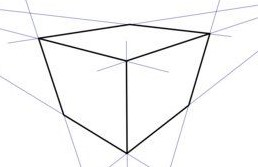
#> input picture 8.jpg, 258 x 167 px, found by its file name
$ jupyter execute notebook.ipynb   (shell and % lines are left out)
#> lines starting #> are read from the running program, lines starting #| are printed output that depends on the picture; after the words box and inside, x2 and y2 are one past the last pixel; in counts of white or black regions, pixels touching at a corner belong together
[cell 1]
from matplotlib.lines import Line2D
from sklearn.cluster import KMeans
from matplotlib.patches import Arc
import matplotlib.pyplot as plt
import numpy as np
import cv2
import math

[cell 2]
np.set_printoptions(suppress=True)

[cell 3]
def pre_processing(path):

    '''
        pre_processing:

                Param  :
                    path : Path for the image to processed.

                Return :
                    edge_image : NumpyArray that stores the grayscale values of
                                 Input image.
    '''
#> called with path = '/work/cubes/8.jpg'

    image = cv2.imread(path)
#> image is the input picture: shape (167, 258, 3); mean B, G, R 246.4, 246.3, 246.3

    image = cv2.bitwise_not(image)
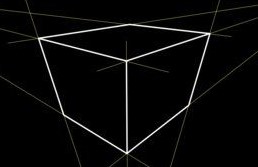
#> image: shape (167, 258, 3); mean B, G, R 8.6, 8.7, 8.7

    gray = cv2.cvtColor(image,cv2.COLOR_BGR2GRAY)

    # print("Gray:",gray,"\n")
    # plt.imshow(gray,cmap='gray')
    # plt.show()

    blur = cv2.GaussianBlur(gray,(5,5),0)
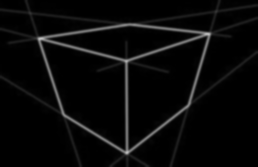
#> blur: shape (167, 258); min 0, max 189, mean 8.7

    # print("blur:",blur,"\n")
    # plt.imshow(blur,cmap='gray')
    # plt.show()

    ret,thresh = cv2.threshold(blur,50,255,cv2.THRESH_BINARY)
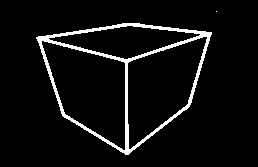
#> thresh: shape (167, 258); 5.7% white; 2 white regions (1 under 20 px), largest, box (x1, y1, x2, y2) and area: (36, 23, 212, 155) 2442
    # thresh = cv2.adaptiveThreshold(blur,255,cv2.ADAPTIVE_THRESH_MEAN_C,
    #         cv2.THRESH_BINARY,13,1)


    return thresh

[cell 4]
def filter_threshold(indexes,filter_indexes,filt_rho = 20,filt_theta= 0.2):

    '''
        Filter_threshold:

            Param:
                indexes :  The raw [rho,theta] values with duplicates for same line.
                filter_indexes : A list to store indexes of unique lines.
                filt_rho : acceptable rho ranges to group lines.
                filt_theta  : acceptable theta ranges to group lines.

            Return :
                filter_indexes : Dataset that stores filtered(duplicate values)
                                 (rho,theta) values.
    '''
    a = 0

    rho = indexes[a][0]
    theta = indexes[a][1]
    unfilt_indexes = []
    unfilt_values = []

    for j in range(len(indexes)):


        if rho<0:
            rho *= -1
            theta -= np.pi

        curr_rho = indexes[j][0]
        curr_theta = indexes[j][1]

        if curr_rho<0:
            curr_rho *= -1
            curr_theta -= np.pi

        if a == j:
            pass
        elif ( 0 <= abs(curr_rho-rho) <filt_rho) and (0<= abs(curr_theta-theta)<filt_theta):

            pass

        else:
            unfilt_indexes.append([curr_rho,curr_theta])

    filter_indexes.append([rho,theta])

    if len(unfilt_indexes)>0:
        x = filter_threshold(unfilt_indexes,filter_indexes)

    return filter_indexes

[cell 5]
def calc_coord(datas):

    '''
        calc_coord :

            Param:
                datas: [rho,theta] values (preferably after filtering)

            Return:
                co_ord : List with lines stored as two point form in format
                        (x1,y1,x2,y2)
    '''

    co_ord = []

    for rho,theta in datas:
        a = np.cos(theta)
        b = np.sin(theta)
        x = rho*a
        y = rho*b
        x1 = int(x+1000*(-b))
        y1 = int(y+1000*(a))
        x2 = int(x-1000*(-b))
        y2 = int(y-1000*(a))
        co_ord.append([x1,y1,x2,y2])

    return co_ord

[cell 6]
def plot_line(path,datas,mode = 1):

    '''
        plot_line :

            Param:
                path  : Image to plot lines on
                datas : Dataset  with line stored in two point form (x1,y1,x2,y2)
                mode  : 1) For plotting line on image mode = 1(default)
                        2) for plotting line without image mode =2

            Return :
                plot image

    '''

    Image = cv2.imread(path)

    if mode == 1:

        for i in range(len(datas)):

            x1,y1,x2,y2 = datas[i]
            cv2.line(Image,(x1,y1),(x2,y2),(0,0,255),2)

        plt.imshow(Image)
        # plt.gca().invert_yaxis()
        plt.show()

    elif mode == 2:

        for i in range(len(datas)):
            plt.gca().invert_yaxis()
            plt.plot([datas[i][0],datas[i][2]],[datas[i][1],datas[i][3]],'-g')

    else:

        print("Mode : \n 1) Pot line with Image \n 2) Plot line without image")

[cell 7]
# [24 lines left out: function slope_angle, not called in this run]

[cell 8]
# [25 lines left out: function filter_hv, not called in this run]

[cell 9]
def calc_coeff(datas):

    '''
        calc_coeff:

            Param:
                datas: Dataset of lines in (x1,y1,x2,y2) format.(Filtered).

            Return:
                coeff: Return a,b,c coefficients of each pair of lines.
                        [[a1,b1,c1],[a2,b2,c2]].
    '''

    coeff = np.zeros((len(datas),len(datas)),dtype= object)

    for i in range(len(datas)):
        for j in range(i+1,len(datas)):

            x1,y1,x2,y2 = datas[i]
            x3,y3,x4,y4 = datas[j]
            a1,a2 = y2-y1 , y4-y3
            b1,b2 = x1-x2 , x3-x4
            c1,c2 = y1*x2 - x1*y2 , y3*x4 - x3*y4

            coeff[i][j] = ([a1,b1,c1],[a2,b2,c2])

    return coeff

[cell 10]
def intersection(datas):

    '''
        intersection:

            Param:
                datas: Dataset with coefficients of line.

            Return:
                inter: Dataset with intersection points for each pair of lines.
    '''

    inter = np.zeros_like(datas,dtype=object)

    for i in range(len(datas)):
        for j in range(i+1,len(datas)):

            a1,b1,c1 = datas[i][j][0]
            a2,b2,c2 = datas[i][j][1]

            x = np.divide((b1*c2)-(b2*c1),(a1*b2)-(a2*b1))
            y = np.divide((a2*c1)-(a1*c2),(a1*b2)-(a2*b1))

            inter[i][j] = (x,y)

    return inter

[cell 11]
# [30 lines left out: function clustering, not called in this run]

[cell 12]
# [20 lines left out: function angle_by_slope, not called in this run]

[cell 13]
# [23 lines left out: function convert_angle, not called in this run]

[cell 14]
# [8 lines of commented-out code are left out]

[cell 15]
# def plot_arc(angle_360,valid,inter,x_val,y_val):

#     '''
#         Plot_arc:
#             param:

#                 angle_360 : Angles in the range (0,2𝜋).
#                 valid : Co-ordinates for lines after filtering.
#                 inter: Intersection points for the center of arc.
#                 axes_val : Axes lim for plotting.

#             Return:
#                     Plot the graph.
#                     0
#     '''
#     fig, ax = plt.subplots()

#     # For debugging
#     # angle_plot = []
#     # outer_angle = []


#     for i in range(len(angle_360)):
#         for j in range(i+1,len(angle_360)):

#             # Getting indexes for the two lines
#             line1,line2 = i,j

#             # Theta1 is the smaller angle and theta2 is the larger angle.
#             theta1 = min(angle_360[i],angle_360[j])
#             theta2 = max(angle_360[i],angle_360[j])

#             # Converting theta in range (0,2pi) to (-180,180).
#             if theta2>180:
#                 theta2 = theta2 -  180

#             # Calculating the inner angle of intersection.
#             angle = (theta2-theta1)

#             # Converting obtuse angles to acute angles.
#             if angle>90:
#                 angle = 180-angle
#             elif angle<0:
#                 angle = 180+angle

#             x1,y1,x2,y2 = valid[line1]
#             x3,y3,x4,y4 = valid[line2]

#             # Creating arc object
#             angle_p = Arc((inter[line1][line2]),50,50,0, theta1+theta2,theta2+theta2, color='green', label = str(angle)+u"\u00b0")

#             # For debugging
#             # outer_angle.append(theta2-theta1)
#             # angle_plot.append(angle_p)

#             # Storing respective lines into line object for plotting.
#             linea = Line2D([x1,x2], [y1,y2], linewidth=1, linestyle = "-", color="green")
#             lineb = Line2D([x3,x4], [y3,y4], linewidth=1, linestyle = "-", color="red")

#             # Angle text function returns angle angle value and intersection point.
#             angle_text = get_angle_text(angle_p,line1,line2)

#             # Axes to plot lines
#             ax.add_line(linea)
#             ax.add_line(lineb)
#             ax.add_patch(angle_p)
#             ax.text(*angle_text)

#     # Declaring range for the ordinate and abcissa.`
#     ax.set_xlim(x_val[0],x_val[1])
#     ax.set_ylim(y_val[0],y_val[1])

#     # For inverting the y-axis
#     ax.set_ylim(ax.get_ylim()[::-1])

#     return 0

[cell 16]
path = "/work/cubes/8.jpg"

thresh = pre_processing(path)

canny = cv2.Canny(thresh,100,200)
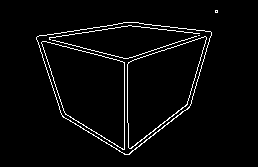
#> canny: shape (167, 258); 3.4% white in thin lines or dots, all inside (x1, y1, x2, y2) = (36, 10, 218, 155)
plt.imshow(canny,cmap='gray')
plt.show()

[cell 17]
hough_threshold = 60
lines = cv2.HoughLines(canny,1,(np.pi/180),hough_threshold)
#> lines = 17 rows, first 8: [124, 0], [45, 1.41], [200, 0.908], [26, 1.82], [197, 0.908], [-23, 2.83], [-26, 2.83], [196, 0.925]

lines = lines.squeeze()

plot_line(path,calc_coord(lines),1)
#> the loop in calc_coord, `for rho,theta in datas:` made 17 passes
#> (rho, theta, a, b, x, y, x1, y1) on passes 1 to 12: (124, 0, 1, 0, 124, 0, 124, 1000), (45, 1.41, 0.156, 0.988, 7.04, 44.45, -980, 200), (200, 0.908, 0.616, 0.788, 123.1, 157.6, -664, 773), (26, 1.82, -0.242, 0.97, -6.29, 25.23, -976, -216), (197, 0.908, 0.616, 0.788, 121.3, 155.2, -666, 770), (-23, 2.83, -0.951, 0.309, 21.87, -7.11, -287, -958), (-26, 2.83, -0.951, 0.309, 24.73, -8.03, -284, -959), (196, 0.925, 0.602, 0.799, 118, 156.5, -680, 758), (40, 1.43, 0.139, 0.99, 5.57, 39.61, -984, 178), (9, 1.69, -0.122, 0.993, -1.1, 8.93, -993, -112), (29, 1.82, -0.242, 0.97, -7.02, 28.14, -977, -213), (127, 0, 1, 0, 127, 0, 127, 1000)
#> after the loop in calc_coord, `for rho,theta in datas:`: co_ord = 17 items, first 6: [124, 1000, 124, -1000], [-980, 200, 994, -111], [-664, 773, 911, -458], [-976, -216, 964, 267], [-666, 770, 909, -460], [-287, -958, 330, 943]
#> the loop in plot_line, `for i in range(len(datas)): ` made 17 passes
#> (x1, y1, x2, y2) on passes 1 to 12: (124, 1000, 124, -1000), (-980, 200, 994, -111), (-664, 773, 911, -458), (-976, -216, 964, 267), (-666, 770, 909, -460), (-287, -958, 330, 943), (-284, -959, 333, 943), (-680, 758, 916, -445), (-984, 178, 995, -99), (-993, -112, 991, 130), (-977, -213, 963, 270), (127, 1000, 127, -1000)
#> after the loop in plot_line, `for i in range(len(datas)):`:
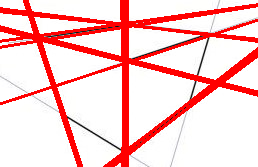
#> Image: shape (167, 258, 3); 18.6% of pixels changed, all inside (x1, y1, x2, y2) = (0, 0, 258, 167)

[cell 18]
filtered_indexes = []
filtered_indexes = filter_threshold(lines,filtered_indexes,40,0.3)
#> in filter_threshold, `rho = indexes[a][0]`: rho = 124
#> in filter_threshold, `theta = indexes[a][1]`: theta = 0
#> the loop in filter_threshold, `for j in range(len(indexes)):  ` made 17 passes
#> (curr_rho, curr_theta) on passes 1 to 12: (124, 0), (45, 1.41), (200, 0.908), (26, 1.82), (197, 0.908), (23, -0.314), (26, -0.314), (196, 0.925), (40, 1.43), (9, 1.69), (29, 1.82), (127, 0)
#> after the loop in filter_threshold, `for j in range(len(indexes)):`: rho = 124; theta = 0; unfilt_indexes = [[45, 1.41], [200, 0.908], [26, 1.82], [197, 0.908], [23, -0.314], [26, -0.314], [196, 0.925], [40, 1.43], [9, 1.69], [29, 1.82], [199, 0.925], [12, 1.68], [98, 1.26]]
#> the loop in filter_threshold (call 2), `for j in range(len(indexes)):  ` made 13 passes
#> filtered_indexes = [[124, 0], [45, 1.41], [200, 0.908], [26, 1.82], [23, -0.314], [98, 1.26]]

co_ord = calc_coord(filtered_indexes)
#> the loop in calc_coord (call 2), `for rho,theta in datas:` made 6 passes
#> (rho, theta, a, b, x, y, x1, y1) on passes 1 to 6: (124, 0, 1, 0, 124, 0, 124, 1000), (45, 1.41, 0.156, 0.988, 7.04, 44.45, -980, 200), (200, 0.908, 0.616, 0.788, 123.1, 157.6, -664, 773), (26, 1.82, -0.242, 0.97, -6.29, 25.23, -976, -216), (23, -0.314, 0.951, -0.309, 21.87, -7.11, 330, 943), (98, 1.26, 0.309, 0.951, 30.28, 93.2, -920, 402)
#> co_ord = [[124, 1000, 124, -1000], [-980, 200, 994, -111], [-664, 773, 911, -458], [-976, -216, 964, 267], [330, 943, -287, -958], [-920, 402, 981, -215]]
print(len(co_ord))
#| 6

plot_line(path,co_ord,1)
#> call 2 of plot_line, with path = '/work/cubes/8.jpg', mode = 1
#> the loop in plot_line (call 2), `for i in range(len(datas)): ` made 6 passes
#> after the loop in plot_line (call 2), `for i in range(len(datas)):`:
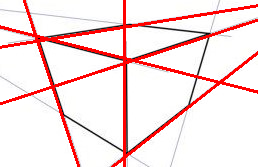
#> Image: shape (167, 258, 3); 8.88% of pixels changed, all inside (x1, y1, x2, y2) = (0, 0, 258, 167)

[cell 19]
plot_line(path,co_ord,1)
plot_line(path,co_ord,2)
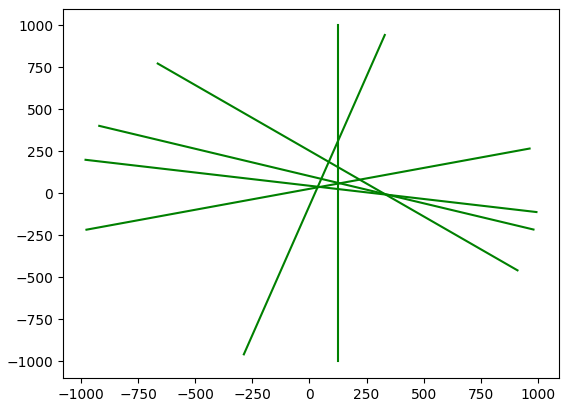
#> figure drawn by matplotlib, 1 panel

[cell 20]
# For filtering horizonal and vertical lines.

# slopes,angles = slope_angle(co_ord)

# valid,angles_valid  = filter_hv(co_ord,angles)

[cell 21]
#To calculate intersection points.

coeff = calc_coeff(co_ord)
#> the loop in calc_coeff, `for i in range(len(datas)):` made 6 passes

inter = intersection(coeff)
#> the loop in intersection, `for i in range(len(datas)):` made 6 passes

[cell 22]
l = []
positions = []
for i in range(len(inter)):
    for j in range(len(inter[i])):
        if inter[i][j] !=0:
            l.append(inter[i][j])
            positions.append([i,j])
        else:
            l.append((0,0))
            positions.append([i,j])
#> this loop made 6 passes
#> after the loop, l = 36 pairs, first value 0 to 346, second value -8.92 to 308.3; positions = 36 pairs, first value 0 to 5, second value 0 to 5

kmeans = KMeans(n_clusters=6,random_state=0).fit(l)
groups = kmeans.predict(l)
#> groups = 36 values, max 5 at index 1, min 0 at index 0, mean 1.53

[cell 23]
proximity  = {}
for i in range(len(groups)):
    if groups[i] in proximity.keys():
        proximity[groups[i]].append(positions[i][0])
        proximity[groups[i]].append(positions[i][1])
    else:
        proximity[groups[i]] = [positions[i][0],positions[i][1]]
#> this loop made 36 passes
#> after the loop, proximity = 6 items

[cell 24]
plot_group = []

for key in proximity.keys():

    count = {}
    for i in proximity[key]:
        if i in count.keys():
            count[i] += 1
        else:
            count[i] = 1
    temp = []
    for k,v in count.items():
        if v>1:
            temp.append(k)

    if len(temp) >3:
        plot_group.append(temp)
    proximity[key] = temp
#> this loop made 6 passes
#> key on passes 2, 6: 5, 1
#> after the loop, plot_group = [[0, 1, 2, 3, 4, 5]]; proximity = {0: [0, 1, 2, 3, 4, 5], 5: [0, 3, 5], 2: [4], 3: [1, 2, 5], 4: [1, 3, 4], 1: []}

[cell 25]
colors = ['r', 'g', 'b', 'y']
style = ['-', '--', ':', '-.']
k = 0
for j in plot_group:
    print(k)
    for i in j:
        plt.plot([co_ord[i][0],co_ord[i][2]],[co_ord[i][1],co_ord[i][3]],colors[k]+style[k])
    k += 1
#> this loop made 1 pass
#> (j, k) on pass 1: ([0, 1, 2, 3, 4, 5], 1)
#| 0
#> after the loop, k = 1
    # plt.xlim([-250,450])
    # plt.ylim([-150,350])
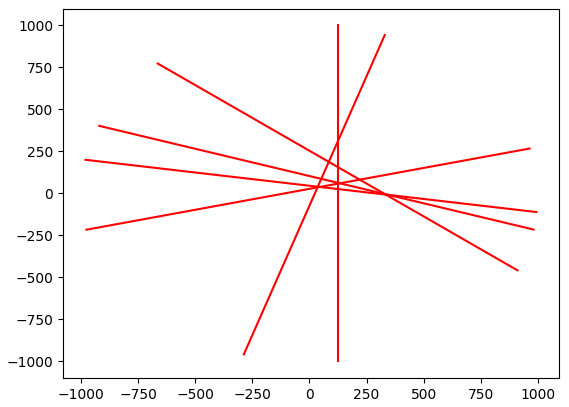
#> figure drawn by matplotlib, 1 panel

$ run again, with 2.png saved as 8.jpg
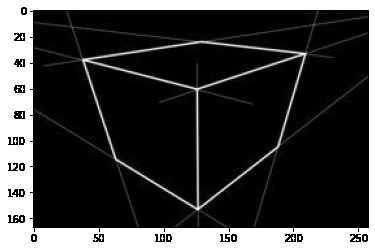
#> input picture 2.png, 375 x 251 px, found by its file name
#> in pre_processing, image is the input picture: shape (251, 375, 3); min 0, max 255, mean 60
#> thresh: shape (251, 375); 81.3% white; 2 black regions (1 under 20 px), largest, box (x1, y1, x2, y2) and area: (0, 0, 375, 251) 17611
#> canny: shape (251, 375); 2% white in thin lines or dots
#> lines = 15 rows, first 8: [8, 1.57], [228, 1.57], [369, 0], [31, 0], [242, 1.57], [223, 1.59], [227, 1.59], [25, 0]
#> the loop in calc_coord, `for rho,theta in datas:` made 15 passes
#> (rho, theta, a, b, x, y, x1, y1) on passes 1 to 8: (8, 1.57, -4.37e-08, 1, -3.5e-07, 8, -1000, 7), (228, 1.57, -4.37e-08, 1, -9.97e-06, 228, -1000, 227), (369, 0, 1, 0, 369, 0, 369, 1000), (31, 0, 1, 0, 31, 0, 31, 1000), (242, 1.57, -4.37e-08, 1, -1.06e-05, 242, -1000, 241), (223, 1.59, -0.0175, 1, -3.89, 223, -1003, 205), (227, 1.59, -0.0175, 1, -3.96, 227, -1003, 209), (25, 0, 1, 0, 25, 0, 25, 1000)
#> after the loop in calc_coord, `for rho,theta in datas:`: co_ord = 15 items, first 6: [-1000, 7, 999, 8], [-1000, 227, 999, 228], [369, 1000, 369, -1000], [31, 1000, 31, -1000], [-1000, 241, 999, 242], [-1003, 205, 995, 240]
#> the loop in plot_line, `for i in range(len(datas)): ` made 15 passes
#> in filter_threshold, `rho = indexes[a][0]`: rho = 8
#> in filter_threshold, `theta = indexes[a][1]`: theta = 1.57
#> the loop in filter_threshold, `for j in range(len(indexes)):  ` made 15 passes
#> after the loop in filter_threshold, `for j in range(len(indexes)):`: rho = 8; theta = 1.57; unfilt_indexes = [[228, 1.57], [369, 0], [31, 0], [242, 1.57], [223, 1.59], [227, 1.59], [25, 0], [28, -0.0175], [32, 0.0175], [372, 0.0175], [234, 1.55]]
#> the loop in filter_threshold (call 2), `for j in range(len(indexes)):  ` made 11 passes
#> filtered_indexes = [[8, 1.57], [228, 1.57], [369, 0], [31, 0]]
#> the loop in calc_coord (call 2), `for rho,theta in datas:` made 4 passes
#> `co_ord = calc_coord(filtered_indexes)`: co_ord = [[-1000, 7, 999, 8], [-1000, 227, 999, 228], [369, 1000, 369, -1000], [31, 1000, 31, -1000]]
#| 4
#> the loop in plot_line (call 2), `for i in range(len(datas)): ` made 4 passes
#> after the loop in plot_line (call 2), `for i in range(len(datas)):`:
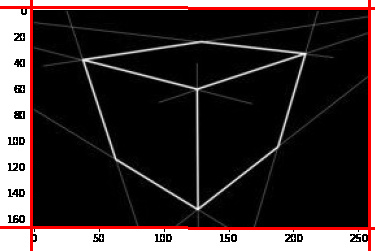
#> Image: shape (251, 375, 3); 3.95% of pixels changed, all inside (x1, y1, x2, y2) = (0, 0, 375, 251)
#> `[cell 19] plot_line(path,co_ord,1) plot_line(path,co_ord,2)`:
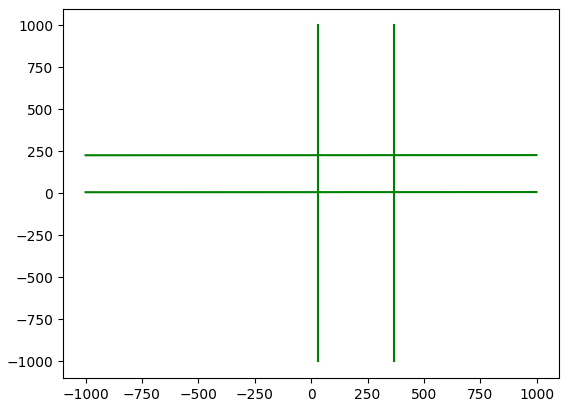
#> figure drawn by matplotlib, 1 panel
#> the loop in calc_coeff, `for i in range(len(datas)):` made 4 passes
#> the loop in intersection, `for i in range(len(datas)):` made 4 passes
#> the loop `for i in range(len(inter)):` made 4 passes
#> after the loop `for i in range(len(inter)):`: l = [(0, 0), (-inf, -inf), (369, 7.68), (31, 7.52), (0, 0), (0, 0), (369, 227.7), (31, 227.5), (0, 0), (0, 0), (0, 0), (nan, -inf), (0, 0), (0, 0), (0, 0), (0, 0)]; positions = [[0, 0], [0, 1], [0, 2], [0, 3], [1, 0], [1, 1], [1, 2], [1, 3], [2, 0], [2, 1], [2, 2], [2, 3], [3, 0], [3, 1], [3, 2], [3, 3]]
#> after the loop `for j in plot_group:`: k = 0
